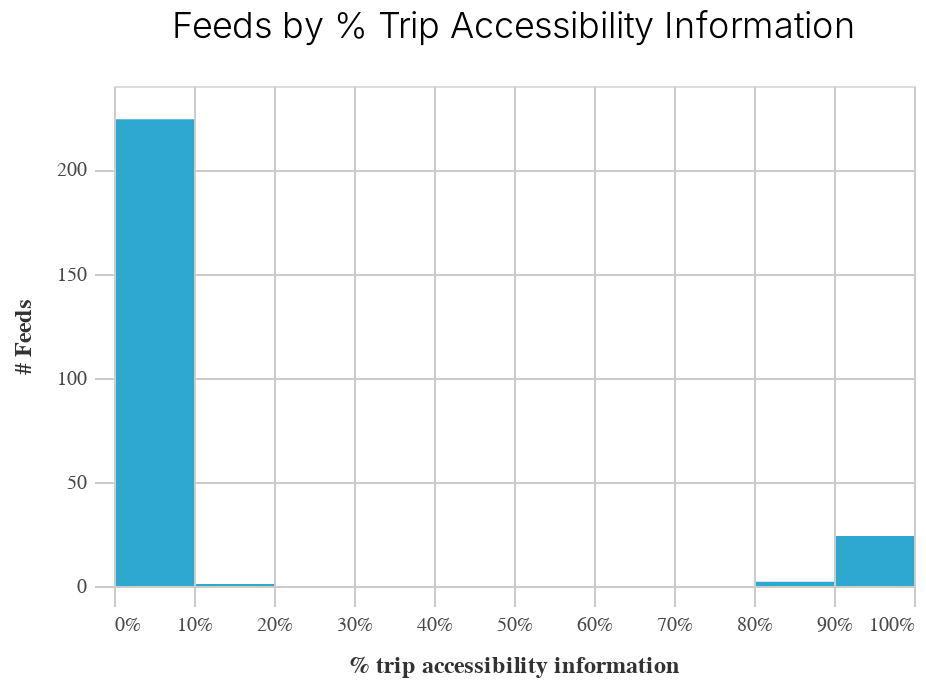

The cell this chart's notebook holds for it:
### Markdown cell above
### Trips - % with accessibility info (not unknown)

Histogram shows distribution of feeds by % of trip accessibility info.

### Code cell
# https://gtfs.org/reference/static/#tripstxt
# 0 is unknown; 1 is accessible; 2 is not accessible
TRIPS_VALUES_DICT = {
    "unknown": 0,
    "0": 0, 
    "1": 1,
    "2": 1,
}

trips = warehouse_queries.trips >> collect()

trips = categorize_values(trips, "wheelchair_accessible", 
                           values_dict = TRIPS_VALUES_DICT, 
                           new_colname = "has_trip_accessibility")

trips = summarize_metric_for_operator(trips, 
                              group_cols = GROUP_COLS, 
                              denominator = "trip_id", 
                              numerator = "has_trip_accessibility")

make_histogram(trips, "pct_has_trip_accessibility")

### Figure 1 — Vega-Lite specification as saved in the notebook (floating-point values rounded to 4 significant figures; data arrays with more than 128 entries replaced by an {"elided": "..."} marker saying what was removed)
{"config": {"view": {"continuousWidth": 400, "continuousHeight": 300}, "axis": {"domainColor": "#cbcbcb", "grid": true, "gridColor": "#cbcbcb", "gridWidth": 1, "labelColor": "#474747", "labelFont": "Nunito Sans", "labelFontSize": 10, "labelPadding": 4, "tickColor": "#cbcbcb", "tickSize": 10, "titleColor": "#333", "titleFont": "Raleway", "titleFontSize": 12, "titlePadding": 10}, "axisBand": {"grid": false}, "background": "white", "font": "Raleway", "header": {"labelFont": "Nunito Sans", "titleFont": "Raleway"}, "legend": {"labelColor": "#333", "labelFont": "Nunito Sans", "labelFontSize": 11, "labelLimit": 0, "padding": 1, "symbolSize": 30, "symbolType": "square", "titleColor": "#333", "titleFont": "Raleway", "titleFontSize": 14, "titlePadding": 10}, "title": {"anchor": "middle", "font": "Raleway", "fontSize": 18, "fontWeight": 300, "offset": 20}}, "data": {"name": "data-21b84c5ef3f4c3d5bd115c9f846399ec"}, "mark": "bar", "encoding": {"color": {"value": "#2EA8CE"}, "tooltip": [{"bin": true, "field": "pct_has_trip_accessibility", "title": "bin", "type": "quantitative"}, {"aggregate": "count", "title": "count", "type": "quantitative"}], "x": {"axis": {"format": "%"}, "bin": true, "field": "pct_has_trip_accessibility", "title": "% trip accessibility information", "type": "quantitative"}, "y": {"aggregate": "count", "title": "# Feeds", "type": "quantitative"}}, "height": 250, "selection": {"selector002": {"type": "interval", "bind": "scales", "encodings": ["x", "y"]}}, "title": "Feeds by % Trip Accessibility Information", "width": 400, "$schema": "https://vega.github.io/schema/vega-lite/v4.17.0.json", "datasets": {"data-21b84c5ef3f4c3d5bd115c9f846399ec": {"elided": "251 records"}}}
